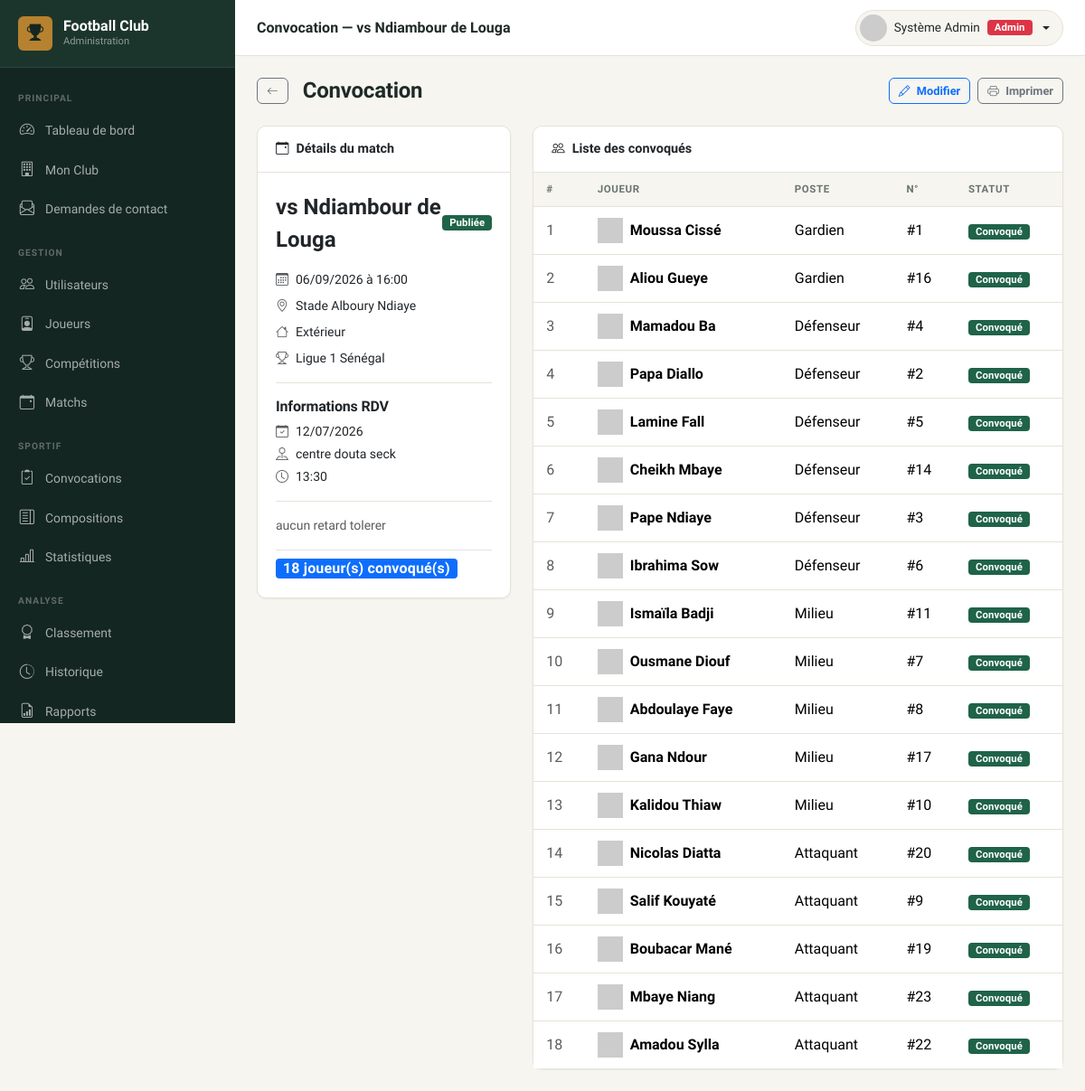
Page /admin/convocations/view.php?id=7 (signed in) on the committed database.
### tables this page shows
CREATE TABLE `convocations` (
  `id` int(11) NOT NULL,
  `match_id` int(11) NOT NULL,
  `date_convocation` date DEFAULT NULL,
  `lieu_rdv` varchar(200) DEFAULT NULL,
  `heure_rdv` time DEFAULT NULL,
  `notes` text DEFAULT NULL,
  `statut` enum('Brouillon','Publiée','Annulée') DEFAULT 'Brouillon',
  `created_at` timestamp NOT NULL DEFAULT current_timestamp(),
  `updated_at` timestamp NOT NULL DEFAULT current_timestamp() ON UPDATE current_timestamp()
);

CREATE TABLE `matchs` (
  `id` int(11) NOT NULL,
  `competition_id` int(11) DEFAULT NULL,
  `date_match` date NOT NULL,
  `heure_match` time DEFAULT NULL,
  `stade` varchar(200) DEFAULT NULL,
  `adversaire` varchar(150) NOT NULL,
  `domicile_exterieur` enum('Domicile','Extérieur') DEFAULT 'Domicile',
  `score_equipe` tinyint(3) UNSIGNED DEFAULT 0,
  `score_adverse` tinyint(3) UNSIGNED DEFAULT 0,
  `statut` enum('Programmé','En cours','Terminé','Annulé','Reporté') DEFAULT 'Programmé',
  `notes` text DEFAULT NULL,
  `created_at` timestamp NOT NULL DEFAULT current_timestamp(),
  `updated_at` timestamp NOT NULL DEFAULT current_timestamp() ON UPDATE current_timestamp()
);

CREATE TABLE `competitions` (
  `id` int(11) NOT NULL,
  `nom` varchar(150) NOT NULL,
  `type` enum('Championnat','Coupe','Amical','Tournoi') DEFAULT 'Championnat',
  `saison` varchar(20) DEFAULT NULL,
  `created_at` timestamp NOT NULL DEFAULT current_timestamp(),
  `updated_at` timestamp NOT NULL DEFAULT current_timestamp() ON UPDATE current_timestamp()
);

CREATE TABLE `convocation_joueur` (
  `id` int(11) NOT NULL,
  `convocation_id` int(11) NOT NULL,
  `joueur_id` int(11) NOT NULL,
  `statut` enum('Convoqué','Absent','Blessé') DEFAULT 'Convoqué',
  `created_at` timestamp NOT NULL DEFAULT current_timestamp()
);

CREATE TABLE `joueurs` (
  `id` int(11) NOT NULL,
  `utilisateur_id` int(11) DEFAULT NULL,
  `club_id` int(11) DEFAULT 1,
  `nom` varchar(100) NOT NULL,
  `prenom` varchar(100) NOT NULL,
  `date_naissance` date DEFAULT NULL,
  `nationalite` varchar(100) DEFAULT NULL,
  `taille` decimal(4,1) DEFAULT NULL,
  `poids` decimal(5,1) DEFAULT NULL,
  `poste` enum('Gardien','Défenseur','Milieu','Attaquant') NOT NULL,
  `numero_maillot` tinyint(3) UNSIGNED DEFAULT NULL,
  `photo` varchar(255) DEFAULT NULL,
  `date_inscription` date DEFAULT curdate(),
  `statut` enum('actif','blessé','suspendu','inactif') NOT NULL DEFAULT 'actif',
  `created_at` timestamp NOT NULL DEFAULT current_timestamp(),
  `updated_at` timestamp NOT NULL DEFAULT current_timestamp() ON UPDATE current_timestamp()
);

### admin/convocations/view.php (the view, shortened to what this page needs)
<?php
require_once ROOT_PATH . '/includes/functions.php';
$pdo = getPDO();
$id  = (int)($_GET['id'] ?? 0);
$stmt = $pdo->prepare("
    SELECT cv.*, m.date_match, m.heure_match, m.adversaire, m.stade, m.domicile_exterieur, c.nom AS competition
    FROM convocations cv
    JOIN matchs m ON m.id = cv.match_id
    LEFT JOIN competitions c ON c.id = m.competition_id
    WHERE cv.id = ?
");
$stmt->execute([$id]);
$conv = $stmt->fetch();
$joueurs = $pdo->prepare("
    SELECT j.*, cj.statut AS conv_statut
    FROM convocation_joueur cj
    JOIN joueurs j ON j.id = cj.joueur_id
    WHERE cj.convocation_id = ?
    ORDER BY j.poste, j.nom
");
$joueurs->execute([$id]);
$joueurs = $joueurs->fetchAll();
$pageTitle = 'Convocation — vs ' . $conv['adversaire'];
require_once ROOT_PATH . '/admin/includes/header.php';
?>
<div class="d-flex align-items-center gap-3 mb-4">
    <a href="<?= BASE_URL ?>/admin/convocations/index.php" class="btn btn-sm btn-outline-secondary"><i class="bi bi-arrow-left"></i></a>
    <h4 class="fw-bold mb-0">Convocation</h4>
    <div class="ms-auto d-flex gap-2">
        <a href="<?= BASE_URL ?>/admin/convocations/add.php?id=<?= $conv['id'] ?>" class="btn btn-sm btn-outline-primary">
            <i class="bi bi-pencil me-1"></i> Modifier
        </a>
        <button onclick="window.print()" class="btn btn-sm btn-outline-secondary">
            <i class="bi bi-printer me-1"></i> Imprimer
        </button>
    </div>
</div>
<div class="row g-4">
    <div class="col-lg-4">
        <div class="card">
            <div class="card-header"><i class="bi bi-calendar-event me-2"></i>Détails du match</div>
            <div class="card-body">
                <div class="d-flex align-items-center justify-content-between mb-3">
                    <div class="fs-4 fw-bold">vs <?= e($conv['adversaire']) ?></div>
                    <?= statusBadge($conv['statut']) ?>
                </div>
                <ul class="list-unstyled small">
                    <li class="mb-2"><i class="bi bi-calendar3 text-muted me-2"></i><?= formatDate($conv['date_match']) ?> <?= $conv['heure_match'] ? 'à '.formatTime($conv['heure_match']) : '' ?></li>
                    <?php if ($conv['stade']): ?><li class="mb-2"><i class="bi bi-geo-alt text-muted me-2"></i><?= e($conv['stade']) ?></li><?php endif; ?>
                    <li class="mb-2"><i class="bi bi-house text-muted me-2"></i><?= e($conv['domicile_exterieur']) ?></li>
                    <?php if ($conv['competition']): ?><li class="mb-2"><i class="bi bi-trophy text-muted me-2"></i><?= e($conv['competition']) ?></li><?php endif; ?>
                </ul>
                <div class="divider"></div>
                <h6 class="fw-bold">Informations RDV</h6>
                <ul class="list-unstyled small">
                    <?php if ($conv['date_convocation']): ?><li class="mb-1"><i class="bi bi-calendar-check text-muted me-2"></i><?= formatDate($conv['date_convocation']) ?></li><?php endif; ?>
                    <?php if ($conv['lieu_rdv']): ?><li class="mb-1"><i class="bi bi-pin-map text-muted me-2"></i><?= e($conv['lieu_rdv']) ?></li><?php endif; ?>
                    <?php if ($conv['heure_rdv']): ?><li class="mb-1"><i class="bi bi-clock text-muted me-2"></i><?= formatTime($conv['heure_rdv']) ?></li><?php endif; ?>
                </ul>
                <?php if ($conv['notes']): ?>
                    <div class="divider"></div>
                    <p class="small text-muted mb-0"><?= nl2br(e($conv['notes'])) ?></p>
                <?php endif; ?>
                <div class="mt-3 pt-2 border-top">
                    <span class="badge bg-primary fs-6"><?= count($joueurs) ?> joueur(s) convoqué(s)</span>
                </div>
            </div>
        </div>
    </div>
    <div class="col-lg-8">
        <div class="card">
            <div class="card-header"><i class="bi bi-people me-2"></i>Liste des convoqués</div>
            <div class="card-body p-0 table-responsive">
                <table class="table mb-0">
                    <thead><tr><th>#</th><th>Joueur</th><th>Poste</th><th>N°</th><th>Statut</th></tr></thead>
                    <tbody>
                    <?php if ($joueurs): ?>
                        <?php foreach ($joueurs as $i => $j): ?>
                        <tr>
                            <td class="text-muted"><?= $i+1 ?></td>
                            <td>
                                <div class="d-flex align-items-center gap-2">
                                    <img src="<?= avatarUrl($j['photo'], $j['prenom'].' '.$j['nom']) ?>" class="avatar-sm">
                                    <span class="fw-semibold"><?= e($j['prenom']) ?> <?= e($j['nom']) ?></span>
                                </div>
                            </td>
                            <td><?= e($j['poste']) ?></td>
                            <td><?= $j['numero_maillot'] ? '#'.$j['numero_maillot'] : '—' ?></td>
                            <td><?= statusBadge($j['conv_statut']) ?></td>
                        </tr>
                        <?php endforeach; ?>
                    <?php else: ?>
                        <tr><td colspan="5" class="text-center py-4 text-muted">Aucun joueur convoqué</td></tr>
                    <?php endif; ?>
                    </tbody>
                </table>
            </div>
        </div>
    </div>
</div>
<?php require_once ROOT_PATH . '/admin/includes/footer.php'; ?>

### admin/includes/header.php (shortened to what this page needs)
<?php
$pageTitle = $pageTitle ?? 'Administration';
$user      = currentUser();
$baseUrl   = BASE_URL;
?>
<!DOCTYPE html>
<html lang="fr">
<head>
    <link href="https://cdn.jsdelivr.net/npm/bootstrap@5.3.3/dist/css/bootstrap.min.css" rel="stylesheet">
    <link href="https://cdn.jsdelivr.net/npm/bootstrap-icons@1.11.3/font/bootstrap-icons.min.css" rel="stylesheet">
    <link href="<?= $baseUrl ?>/assets/css/style.css?v=<?= assetVersion('assets/css/style.css') ?>" rel="stylesheet">
</head>
<body>
<aside class="sidebar" id="sidebar">
    <a href="<?= $baseUrl ?>/admin/index.php" class="sidebar-brand">
        <div class="brand-icon"><i class="bi bi-trophy-fill"></i></div>
        <div>
            <div class="brand-text">Football Club</div>
            <div class="brand-sub">Administration</div>
        </div>
    </a>
    <nav class="mt-2 pb-4">
        <div class="sidebar-section">Principal</div>
        <a href="<?= $baseUrl ?>/admin/index.php">
            <i class="bi bi-speedometer2"></i> Tableau de bord
        </a>
        <a href="<?= $baseUrl ?>/admin/club/index.php">
            <i class="bi bi-building"></i> Mon Club
        </a>
        <a href="<?= $baseUrl ?>/admin/contacts/index.php">
            <i class="bi bi-envelope-paper"></i> Demandes de contact
        </a>
        <div class="sidebar-section">Gestion</div>
        <a href="<?= $baseUrl ?>/admin/users/index.php">
            <i class="bi bi-people"></i> Utilisateurs
        </a>
        <a href="<?= $baseUrl ?>/admin/joueurs/index.php">
            <i class="bi bi-person-badge"></i> Joueurs
        </a>
        <a href="<?= $baseUrl ?>/admin/competitions/index.php">
            <i class="bi bi-trophy"></i> Compétitions
        </a>
        <a href="<?= $baseUrl ?>/admin/matchs/index.php">
            <i class="bi bi-calendar-event"></i> Matchs
        </a>
        <div class="sidebar-section">Sportif</div>
        <a href="<?= $baseUrl ?>/admin/convocations/index.php">
            <i class="bi bi-clipboard2-check"></i> Convocations
        </a>
        <a href="<?= $baseUrl ?>/admin/compositions/index.php">
            <i class="bi bi-layout-text-sidebar"></i> Compositions
        </a>
        <a href="<?= $baseUrl ?>/admin/statistiques/index.php">
            <i class="bi bi-bar-chart-line"></i> Statistiques
        </a>
        <div class="sidebar-section">Analyse</div>
        <a href="<?= $baseUrl ?>/admin/classement/index.php">
            <i class="bi bi-award"></i> Classement
        </a>
        <a href="<?= $baseUrl ?>/admin/historique/index.php">
            <i class="bi bi-clock-history"></i> Historique
        </a>
        <a href="<?= $baseUrl ?>/admin/rapports/index.php">
            <i class="bi bi-file-earmark-bar-graph"></i> Rapports
        </a>
    </nav>
</aside>
<div class="main-wrapper">
    <header class="topbar">
        <span class="page-title"><?= e($pageTitle) ?></span>
        <div class="topbar-right">
            <div class="dropdown">
                <div class="user-chip dropdown-toggle" data-bs-toggle="dropdown" id="userMenu">
                    <img src="<?= avatarUrl($user['photo'] ?? null, ($user['prenom'] ?? '?') . ' ' . ($user['nom'] ?? '')) ?>"
                         alt="avatar" class="avatar-sm">
                    <span class="d-none d-md-inline"><?= e(($user['prenom'] ?? '') . ' ' . ($user['nom'] ?? '')) ?></span>
                    <?= roleBadge($user['role'] ?? 'admin') ?>
                </div>
            </div>
        </div>
    </header>
    <main class="page-content">

### includes/functions.php (shortened to what this page needs)
<?php
function currentUser(): ?array {
    return $_SESSION['user'] ?? null;
}
function e(string $str): string {
    return htmlspecialchars($str, ENT_QUOTES | ENT_SUBSTITUTE, 'UTF-8');
}
function assetVersion(string $relativePath): string {
    $path = ROOT_PATH . '/' . ltrim($relativePath, '/');
    return (string)(file_exists($path) ? filemtime($path) : time());
}
function formatDate(?string $date): string {
    return date('d/m/Y', strtotime($date));
}
function formatTime(?string $time): string {
    return substr($time, 0, 5);
}
function statusBadge(string $status): string {
    $map = [
        'actif'      => 'success',
        'inactif'    => 'secondary',
        'blessé'     => 'warning',
        'suspendu'   => 'danger',
        'Programmé'  => 'primary',
        'Terminé'    => 'success',
        'En cours'   => 'warning',
        'Annulé'     => 'danger',
        'Reporté'    => 'secondary',
        'Publiée'    => 'success',
        'Brouillon'  => 'secondary',
        'Convoqué'   => 'success',
        'Absent'     => 'danger',
        'Blessé'     => 'warning',
        'Titulaire'  => 'primary',
        'Remplaçant' => 'secondary',
    ];
    $color = $map[$status] ?? 'secondary';
    return "<span class=\"badge bg-$color\">" . e($status) . '</span>';
}
function roleBadge(string $role): string {
    $map = ['admin' => 'danger', 'coach' => 'primary', 'staff' => 'warning', 'joueur' => 'success'];
    $labels = ['admin' => 'Admin', 'coach' => 'Coach', 'staff' => 'Staff', 'joueur' => 'Joueur'];
    $color = $map[$role] ?? 'secondary';
    $label = $labels[$role] ?? $role;
    return "<span class=\"badge bg-$color\">" . e($label) . '</span>';
}
function avatarUrl(?string $photo, string $name = '?'): string {
    $initials = urlencode(strtoupper(substr($name, 0, 1)));
    return "https://ui-avatars.com/api/?name=$initials&background=2d6a4f&color=fff&size=80";
}

### rows in the picture
convocations: match.adversaire "Convocation — vs Ndiambour de Louga", match.adversaire "Ndiambour de Louga", statut "Publiée", match.date_match "06/09/2026", match.heure_match "16:00", match.stade "Stade Alboury Ndiaye", match.domicile_exterieur "Extérieur", competitions.nom "Ligue 1 Sénégal", date_convocation "12/07/2026", lieu_rdv "centre douta seck", heure_rdv "13:30", notes "aucun retard tolerer"
convocation_joueur: joueur.prenom "Moussa", joueur.nom "Cissé", joueur.poste "Gardien", joueur.numero_maillot "1", statut "Convoqué"
convocation_joueur: joueur.prenom "Aliou", joueur.nom "Gueye", joueur.poste "Gardien", joueur.numero_maillot "16", statut "Convoqué"
convocation_joueur: joueur.prenom "Mamadou", joueur.nom "Ba", joueur.poste "Défenseur", joueur.numero_maillot "4", statut "Convoqué"
convocation_joueur: joueur.prenom "Papa", joueur.nom "Diallo", joueur.poste "Défenseur", joueur.numero_maillot "2", statut "Convoqué"
convocation_joueur: joueur.prenom "Lamine", joueur.nom "Fall", joueur.poste "Défenseur", joueur.numero_maillot "5", statut "Convoqué"
convocation_joueur: joueur.prenom "Cheikh", joueur.nom "Mbaye", joueur.poste "Défenseur", joueur.numero_maillot "14", statut "Convoqué"
convocation_joueur: joueur.prenom "Pape", joueur.nom "Ndiaye", joueur.poste "Défenseur", joueur.numero_maillot "3", statut "Convoqué"
convocation_joueur: joueur.prenom "Ibrahima", joueur.nom "Sow", joueur.poste "Défenseur", joueur.numero_maillot "6", statut "Convoqué"
convocation_joueur: joueur.prenom "Ismaïla", joueur.nom "Badji", joueur.poste "Milieu", joueur.numero_maillot "11", statut "Convoqué"
convocation_joueur: joueur.prenom "Ousmane", joueur.nom "Diouf", joueur.poste "Milieu", joueur.numero_maillot "7", statut "Convoqué"
convocation_joueur: joueur.prenom "Abdoulaye", joueur.nom "Faye", joueur.poste "Milieu", joueur.numero_maillot "8", statut "Convoqué"
convocation_joueur: joueur.prenom "Gana", joueur.nom "Ndour", joueur.poste "Milieu", joueur.numero_maillot "17", statut "Convoqué"
convocation_joueur: joueur.prenom "Kalidou", joueur.nom "Thiaw", joueur.poste "Milieu", joueur.numero_maillot "10", statut "Convoqué"
convocation_joueur: joueur.prenom "Nicolas", joueur.nom "Diatta", joueur.poste "Attaquant", joueur.numero_maillot "20", statut "Convoqué"
convocation_joueur: joueur.prenom "Salif", joueur.nom "Kouyaté", joueur.poste "Attaquant", joueur.numero_maillot "9", statut "Convoqué"
convocation_joueur: joueur.prenom "Boubacar", joueur.nom "Mané", joueur.poste "Attaquant", joueur.numero_maillot "19", statut "Convoqué"
convocation_joueur: joueur.prenom "Mbaye", joueur.nom "Niang", joueur.poste "Attaquant", joueur.numero_maillot "23", statut "Convoqué"
convocation_joueur: joueur.prenom "Amadou", joueur.nom "Sylla", joueur.poste "Attaquant", joueur.numero_maillot "22", statut "Convoqué"

### other values in the picture
$label "Admin"
count($joueurs) "18"
